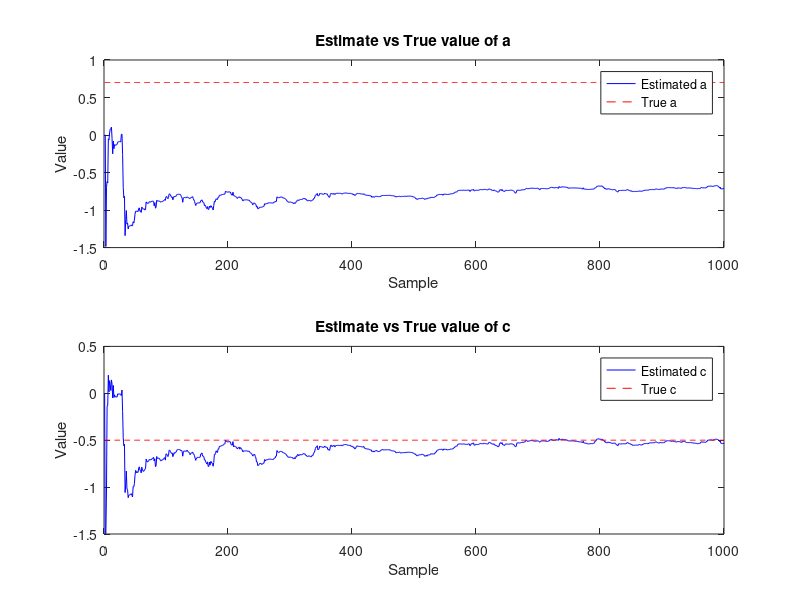

Recreate this plot in MATLAB.
N = 1000; % Number of samples
a = 0.7; c = -0.5;
e = randn(N, 1); % White noise signal
y = zeros(N, 1);

for i = 2:N
    y(i) = a * y(i - 1) + c * e(i - 1) + e(i);
end

% RLS Initialization
P = 1000*eye(2); % Covariance matrix
a_hat = 0; c_hat = 0; % Initial estimates

a_estimates = zeros(N, 1);
c_estimates = zeros(N, 1);

for i = 2:N
    phi = [-y(i-1) e(i-1)]'; % Regressor vector
    k = P * phi / (1 + phi' * P * phi);
    e_estimate = y(i) - [a_hat c_hat] * phi;

    a_hat = a_hat + k(1) * e_estimate;
    c_hat = c_hat + k(2) * e_estimate;

    P = P - k * phi' * P;

    a_estimates(i) = a_hat;
    c_estimates(i) = c_hat;
end

% Plotting
figure;
subplot(2,1,1);
plot(a_estimates, 'b'); hold on;
plot(repmat(a, N, 1), 'r--'); % True value of a
legend('Estimated a', 'True a');
xlabel('Sample'); ylabel('Value');
title('Estimate vs True value of a');

subplot(2,1,2);
plot(c_estimates, 'b'); hold on;
plot(repmat(c, N, 1), 'r--'); % True value of c
legend('Estimated c', 'True c');
xlabel('Sample'); ylabel('Value');
title('Estimate vs True value of c');





% N = 1000; % Number of samples
% a = 0.7; c = -0.5;
% e = randn(N, 1); % white noise signal
% y = zeros(N, 1);
% 
% % System simulation
% for i = 2:N
%     y(i) = a * y(i - 1) + c * e(i - 1) + e(i);
% end
% 
% % ERLS Initialization
% P = 1000 * eye(2); % Covariance matrix initialization
% theta_hat = [0; 0]; % Initial parameter estimates
% 
% a_estimates = zeros(N, 1);
% c_estimates = zeros(N, 1);
% 
% for i = 2:N
%     phi = [y(i-1); e(i-1)]; % Regression vector
% 
%     K = (P * phi) / (1 + phi' * P * phi); % Kalman gain
%     e_estimate = y(i) - phi' * theta_hat;
%     theta_hat = theta_hat + K * e_estimate; % Parameter update
%     P = P - K * phi' * P; % Covariance matrix update
% 
%     a_estimates(i) = theta_hat(1);
%     c_estimates(i) = theta_hat(2);
% end
% 
% % Plotting results
% figure;
% subplot(2,1,1);
% plot(a_estimates, 'b'); hold on;
% plot(repmat(a, N, 1), 'r--');
% legend('Estimated a', 'True a');
% xlabel('Sample'); ylabel('Value');
% title('Estimate vs True value of a');
% 
% subplot(2,1,2);
% plot(c_estimates, 'b'); hold on;
% plot(repmat(c, N, 1), 'r--');
% legend('Estimated c', 'True c');
% xlabel('Sample'); ylabel('Value');
% title('Estimate vs True value of c');


% N = 1000; % Number of samples
% a = 0.7; c = -0.5;
% e = randn(N, 1); % white noise signal
% y = zeros(N, 1);
% 
% % System simulation
% for i = 2:N
%     y(i) = a * y(i - 1) + c * e(i - 1) + e(i);
% end
% 
% % RAML Initialization
% theta_hat = [0; 0]; % Initial parameter estimates
% H = 0.001 * eye(2); % Hessian matrix initialization
% 
% a_estimates = zeros(N, 1);
% c_estimates = zeros(N, 1);
% 
% for i = 2:N
%     phi = [y(i-1); e(i-1)]; % Regression vector
% 
%     e_estimate = y(i) - phi' * theta_hat; % Estimation error
%     g = e_estimate * phi; % Gradient
%     H = H + phi * phi'; % Hessian matrix update
%     theta_hat = theta_hat + inv(H) * g; % Parameter update
% 
%     a_estimates(i) = theta_hat(1);
%     c_estimates(i) = theta_hat(2);
% end
% 
% % Plotting results
% figure;
% subplot(2,1,1);
% plot(a_estimates, 'b'); hold on;
% plot(repmat(a, N, 1), 'r--');
% legend('Estimated a', 'True a');
% xlabel('Sample'); ylabel('Value');
% title('Estimate vs True value of a');
% 
% subplot(2,1,2);
% plot(c_estimates, 'b'); hold on;
% plot(repmat(c, N, 1), 'r--');
% legend('Estimated c', 'True c');
% xlabel('Sample'); ylabel('Value');
% title('Estimate vs True value of c');

